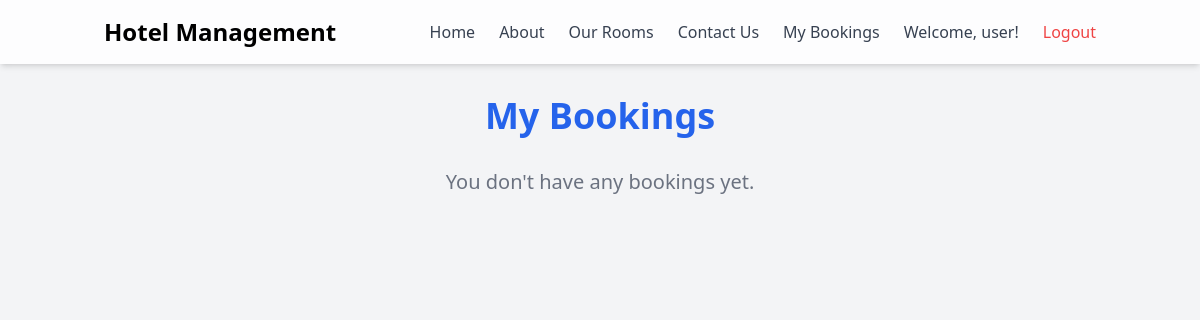
The app's page /my_bookings.php (signed in), older data.
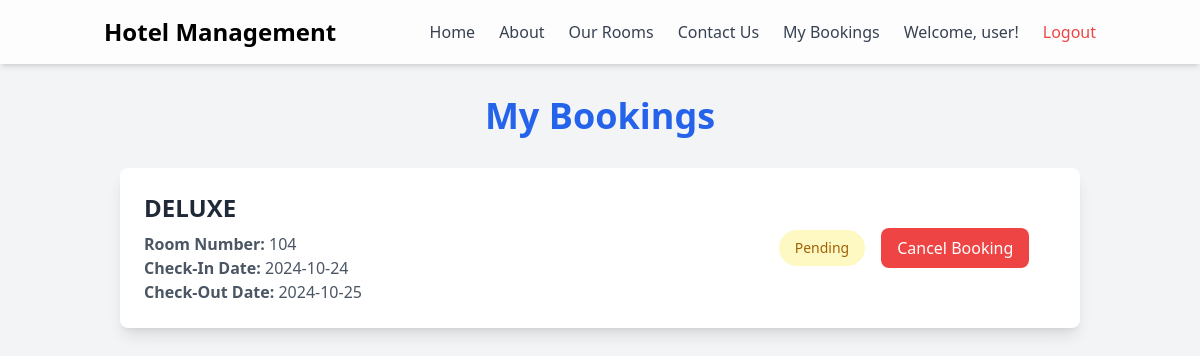
The same page, newer data.
### tables this page shows
CREATE TABLE `reservations` (
  `id` int(11) NOT NULL,
  `guest_name` varchar(100) NOT NULL,
  `room_id` int(11) NOT NULL,
  `check_in_date` date NOT NULL,
  `check_out_date` date NOT NULL,
  `booking_date` timestamp NOT NULL DEFAULT current_timestamp(),
  `status` enum('Pending','Confirmed') DEFAULT 'Pending',
  `room_number` varchar(50) DEFAULT NULL,
  `user_id` int(11) DEFAULT NULL
);

CREATE TABLE `rooms` (
  `id` int(11) NOT NULL,
  `room_number` varchar(10) NOT NULL,
  `room_type` varchar(50) NOT NULL,
  `price` decimal(10,2) NOT NULL,
  `availability` enum('available','not available') NOT NULL,
  `image_url` varchar(255) NOT NULL
);

### my_bookings.php (the view, shortened to what this page needs)
<?php
$user_id = $_SESSION['user_id'];
$conn = mysqli_connect('localhost', 'root', '', 'hotel_management');
$sql = "SELECT reservations.*, rooms.room_type, rooms.room_number FROM reservations
JOIN rooms ON reservations.room_id = rooms.id
WHERE reservations.user_id = " . intval($user_id);
$result = mysqli_query($conn, $sql);
?>
<!DOCTYPE html>
<html lang="en">
<head>
  <script src="https://cdn.tailwindcss.com"></script>
</head>
<body class="bg-gray-100">
  <?php include 'navbar.php'; ?>
  <div class="container mx-auto p-8">
    <h1 class="text-4xl font-bold mb-8 text-center text-blue-600">My Bookings</h1>
    <?php if (mysqli_num_rows($result) > 0) { ?>
      <ul class="space-y-6">
        <?php while ($booking = mysqli_fetch_assoc($result)) { ?>
          <li class="bg-white p-6 rounded-lg shadow-lg transition-transform hover:scale-105 duration-300">
            <div class="flex flex-col md:flex-row justify-between items-center">
              <div class="text-left md:w-2/3">
                <h2 class="text-2xl font-semibold text-gray-800 mb-2">
                  <?php echo htmlspecialchars(strtoupper($booking['room_type'])); ?>
                </h2>
                <p class="text-gray-600">
                  <strong>Room Number:</strong> <?php echo htmlspecialchars($booking['room_number']); ?>
                </p>
                <p class="text-gray-600">
                  <strong>Check-In Date:</strong> <?php echo htmlspecialchars($booking['check_in_date']); ?>
                </p>
                <p class="text-gray-600">
                  <strong>Check-Out Date:</strong> <?php echo htmlspecialchars($booking['check_out_date']); ?>
                </p>
              </div>
              <div class="mt-4 md:mt-0 md:w-1/3 text-center flex items-center justify-center gap-4 ">
                <span
                  class="px-4 py-2 rounded-full text-sm font-medium <?php echo ($booking['status'] == 'Confirmed') ? 'bg-green-100 text-green-700' : 'bg-yellow-100 text-yellow-700'; ?>">
                  <?php echo htmlspecialchars($booking['status']); ?>
                </span>
                <?php if ($booking['status'] == 'Pending') { ?>
                  <button type="button" class="px-4 py-2 bg-red-500 text-white rounded-lg hover:bg-red-600 transition-colors "
                    onclick="confirmCancellation(<?php echo htmlspecialchars($booking['id']); ?>)">
                    Cancel Booking
                  </button>
                <?php } ?>
              </div>
            </div>
          </li>
        <?php } ?>
      </ul>
    <?php } else { ?>
      <p class="text-center text-xl text-gray-500">You don't have any bookings yet.</p>
    <?php } ?>
  </div>
</body>
</html>

Row changes from the older to the newer data that the page shows:
added reservations: room.room_type "DELUXE", room.room_number "104", check_in_date "2024-10-24", check_out_date "2024-10-25", status "Pending"
Text that changed along with them:
text no longer shown: "You don't have any bookings yet."
